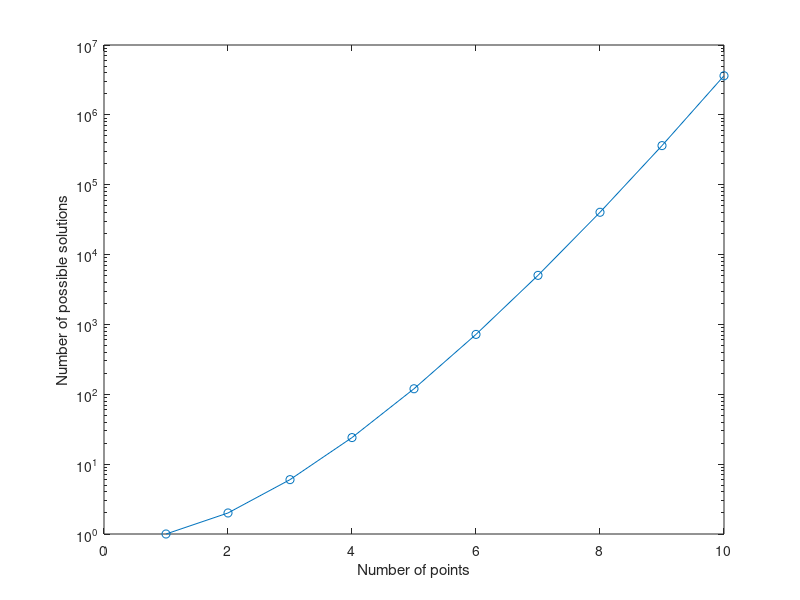

Here is the MATLAB script that generated this plot:
% Scripts for ERTS project
%% Plot of possible solutions as function of points
clc; clear; close all;

number_of_points = [1:10];
number_of_solutions = factorial(number_of_points);
figure(1)
semilogy(number_of_points, number_of_solutions, '-o');
xlabel('Number of points');
ylabel('Number of possible solutions');
% TODO: Add markers for data.

disp(['Number of points','    Number of possible solutions'])
disp([number_of_points',number_of_solutions'])